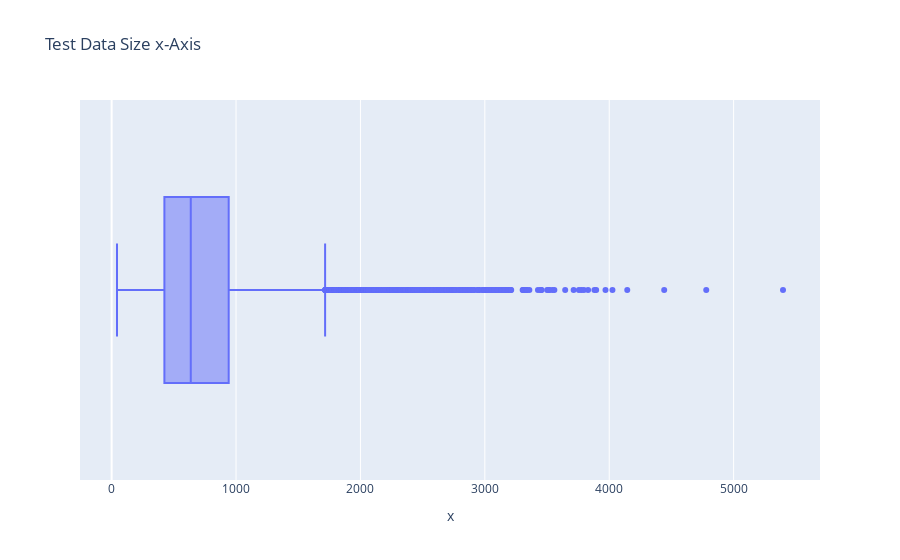

The notebook cell this image was saved under:
### Code cell


### Figure 1 — Plotly figure (JSON) as saved in the notebook; plotly's stock layout.template omitted (floating-point values rounded to 4 significant figures; data arrays with more than 128 entries replaced by an {"elided": "..."} marker saying what was removed)
{"data": [{"alignmentgroup": "True", "hovertemplate": "x=%{x}<extra></extra>", "legendgroup": "", "marker": {"color": "#636efa"}, "name": "", "notched": false, "offsetgroup": "", "orientation": "h", "showlegend": false, "type": "box", "x": {"elided": "20019 int values"}, "x0": " ", "xaxis": "x", "y0": " ", "yaxis": "y"}], "layout": {"autosize": true, "boxmode": "group", "legend": {"tracegroupgap": 0}, "title": {"text": "Test Data Size x-Axis"}, "xaxis": {"anchor": "y", "autorange": true, "domain": [0, 1], "range": [-254.4, 5694.0], "title": {"text": "x"}, "type": "linear"}, "yaxis": {"anchor": "x", "autorange": true, "domain": [0, 1], "range": [-0.5, 0.5], "type": "category"}}}
